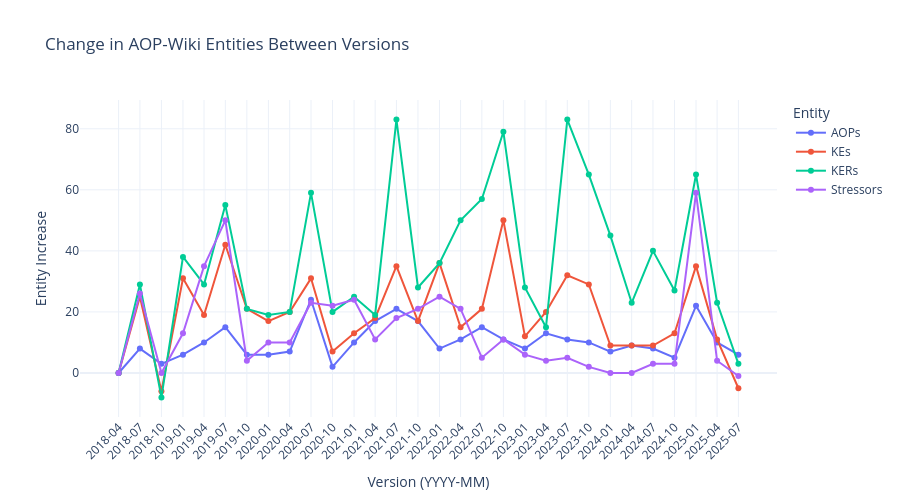

The notebook cell this image was saved under:
### Code cell
import plotly.express as px

# Melt the dataframe into long format for Plotly
df_melted = df_diff.melt(
    id_vars="version",
    value_vars=["AOPs_Δ", "KEs_Δ", "KERs_Δ", "Stressors_Δ"],
    var_name="Entity",
    value_name="Δ Count"
)

# Clean up entity labels
df_melted["Entity"] = df_melted["Entity"].str.replace("_Δ", "")

# Create line plot
fig = px.line(
    df_melted,
    x="version",
    y="Δ Count",
    color="Entity",
    markers=True,
    title="Change in AOP-Wiki Entities Between Versions",
    labels={"version": "Version (YYYY-MM)", "Δ Count": "Entity Increase"},
)

# Set all x-ticks to all available versions
fig.update_layout(
    template="plotly_white",
    xaxis_tickangle=-45,
    height=500,
    hovermode="x unified",
    xaxis=dict(
        tickmode='array',
        tickvals=df_diff["version"],
        ticktext=df_diff["version"]
    )
)

fig.show()

### Figure 1 — Plotly figure (JSON) as saved in the notebook; plotly's stock layout.template omitted (floating-point values rounded to 4 significant figures)
{"data": [{"hovertemplate": "Entity=AOPs<br>Version (YYYY-MM)=%{x}<br>Entity Increase=%{y}<extra></extra>", "legendgroup": "AOPs", "line": {"color": "#636efa", "dash": "solid"}, "marker": {"symbol": "circle"}, "mode": "lines+markers", "name": "AOPs", "orientation": "v", "showlegend": true, "type": "scatter", "x": ["2018-04", "2018-07", "2018-10", "2019-01", "2019-04", "2019-07", "2019-10", "2020-01", "2020-04", "2020-07", "2020-10", "2021-01", "2021-04", "2021-07", "2021-10", "2022-01", "2022-04", "2022-07", "2022-10", "2023-01", "2023-04", "2023-07", "2023-10", "2024-01", "2024-04", "2024-07", "2024-10", "2025-01", "2025-04", "2025-07"], "xaxis": "x", "y": [0, 8, 3, 6, 10, 15, 6, 6, 7, 24, 2, 10, 17, 21, 17, 8, 11, 15, 11, 8, 13, 11, 10, 7, 9, 8, 5, 22, 10, 6], "yaxis": "y"}, {"hovertemplate": "Entity=KEs<br>Version (YYYY-MM)=%{x}<br>Entity Increase=%{y}<extra></extra>", "legendgroup": "KEs", "line": {"color": "#EF553B", "dash": "solid"}, "marker": {"symbol": "circle"}, "mode": "lines+markers", "name": "KEs", "orientation": "v", "showlegend": true, "type": "scatter", "x": ["2018-04", "2018-07", "2018-10", "2019-01", "2019-04", "2019-07", "2019-10", "2020-01", "2020-04", "2020-07", "2020-10", "2021-01", "2021-04", "2021-07", "2021-10", "2022-01", "2022-04", "2022-07", "2022-10", "2023-01", "2023-04", "2023-07", "2023-10", "2024-01", "2024-04", "2024-07", "2024-10", "2025-01", "2025-04", "2025-07"], "xaxis": "x", "y": [0, 25, -6, 31, 19, 42, 21, 17, 20, 31, 7, 13, 18, 35, 17, 36, 15, 21, 50, 12, 20, 32, 29, 9, 9, 9, 13, 35, 11, -5], "yaxis": "y"}, {"hovertemplate": "Entity=KERs<br>Version (YYYY-MM)=%{x}<br>Entity Increase=%{y}<extra></extra>", "legendgroup": "KERs", "line": {"color": "#00cc96", "dash": "solid"}, "marker": {"symbol": "circle"}, "mode": "lines+markers", "name": "KERs", "orientation": "v", "showlegend": true, "type": "scatter", "x": ["2018-04", "2018-07", "2018-10", "2019-01", "2019-04", "2019-07", "2019-10", "2020-01", "2020-04", "2020-07", "2020-10", "2021-01", "2021-04", "2021-07", "2021-10", "2022-01", "2022-04", "2022-07", "2022-10", "2023-01", "2023-04", "2023-07", "2023-10", "2024-01", "2024-04", "2024-07", "2024-10", "2025-01", "2025-04", "2025-07"], "xaxis": "x", "y": [0, 29, -8, 38, 29, 55, 21, 19, 20, 59, 20, 25, 19, 83, 28, 36, 50, 57, 79, 28, 15, 83, 65, 45, 23, 40, 27, 65, 23, 3], "yaxis": "y"}, {"hovertemplate": "Entity=Stressors<br>Version (YYYY-MM)=%{x}<br>Entity Increase=%{y}<extra></extra>", "legendgroup": "Stressors", "line": {"color": "#ab63fa", "dash": "solid"}, "marker": {"symbol": "circle"}, "mode": "lines+markers", "name": "Stressors", "orientation": "v", "showlegend": true, "type": "scatter", "x": ["2018-04", "2018-07", "2018-10", "2019-01", "2019-04", "2019-07", "2019-10", "2020-01", "2020-04", "2020-07", "2020-10", "2021-01", "2021-04", "2021-07", "2021-10", "2022-01", "2022-04", "2022-07", "2022-10", "2023-01", "2023-04", "2023-07", "2023-10", "2024-01", "2024-04", "2024-07", "2024-10", "2025-01", "2025-04", "2025-07"], "xaxis": "x", "y": [0, 26, 0, 13, 35, 50, 4, 10, 10, 23, 22, 24, 11, 18, 21, 25, 21, 5, 11, 6, 4, 5, 2, 0, 0, 3, 3, 59, 4, -1], "yaxis": "y"}], "layout": {"height": 500, "hovermode": "x unified", "legend": {"title": {"text": "Entity"}, "tracegroupgap": 0}, "title": {"text": "Change in AOP-Wiki Entities Between Versions"}, "xaxis": {"anchor": "y", "domain": [0, 1], "tickangle": -45, "tickmode": "array", "ticktext": ["2018-04", "2018-07", "2018-10", "2019-01", "2019-04", "2019-07", "2019-10", "2020-01", "2020-04", "2020-07", "2020-10", "2021-01", "2021-04", "2021-07", "2021-10", "2022-01", "2022-04", "2022-07", "2022-10", "2023-01", "2023-04", "2023-07", "2023-10", "2024-01", "2024-04", "2024-07", "2024-10", "2025-01", "2025-04", "2025-07"], "tickvals": ["2018-04", "2018-07", "2018-10", "2019-01", "2019-04", "2019-07", "2019-10", "2020-01", "2020-04", "2020-07", "2020-10", "2021-01", "2021-04", "2021-07", "2021-10", "2022-01", "2022-04", "2022-07", "2022-10", "2023-01", "2023-04", "2023-07", "2023-10", "2024-01", "2024-04", "2024-07", "2024-10", "2025-01", "2025-04", "2025-07"], "title": {"text": "Version (YYYY-MM)"}}, "yaxis": {"anchor": "x", "domain": [0, 1], "title": {"text": "Entity Increase"}}}}
